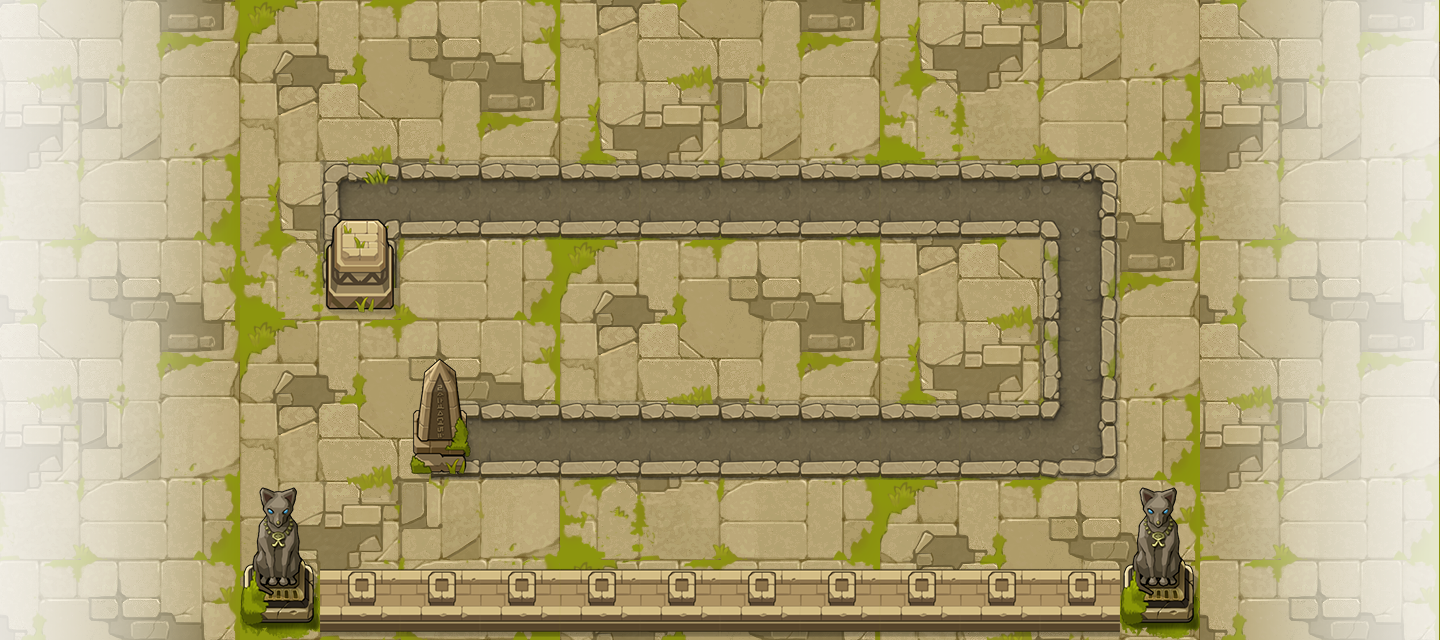

A level layout from a 2D game, rendered from its tile map. Below: a short description, then the map file with tile-grid data replaced by summaries:
An orthogonal 18x8 tile map with 80x80 px tiles, 3 tile layers (background, road, object) and 11 objects (P0, P1, P2, P3, O0, ...).

<map version="1.0" tiledversion="1.0.3" orientation="orthogonal" renderorder="right-down" width="18" height="8" tilewidth="80" tileheight="80" nextobjectid="13">
 <tileset firstgid="1" source="huangye.tsx" />
 <layer name="background" width="18" height="8">
  <data>[144 cells, 144 non-empty, 16 distinct tile ids]</data>
 </layer>
 <layer name="road" width="18" height="8">
  <data>[144 cells, 22 non-empty, 7 distinct tile ids]</data>
 </layer>
 <layer name="object" width="18" height="8">
  <data>[144 cells, 66 non-empty, 13 distinct tile ids]</data>
 </layer>
 <objectgroup name="path" visible="0">
  <object id="1" name="P0" x="360" y="200" />
  <object id="2" name="P1" x="1080" y="200" />
  <object id="3" name="P2" x="1080" y="440" />
  <object id="4" name="P3" x="480" y="440" />
  <object id="5" name="O0" x="320" y="80" width="880" height="80" />
  <object id="6" name="O1" x="400" y="240" width="640" height="80" />
  <object id="7" name="O2" x="480" y="320" width="560" height="80" />
  <object id="8" name="O3" x="240" y="80" width="80" height="400" />
  <object id="10" name="O4" x="320" y="320" width="80" height="160" />
  <object id="11" name="O5" x="320" y="480" width="800" height="80" />
  <object id="12" name="O6" x="1120" y="160" width="80" height="320" />
 </objectgroup>
</map>
